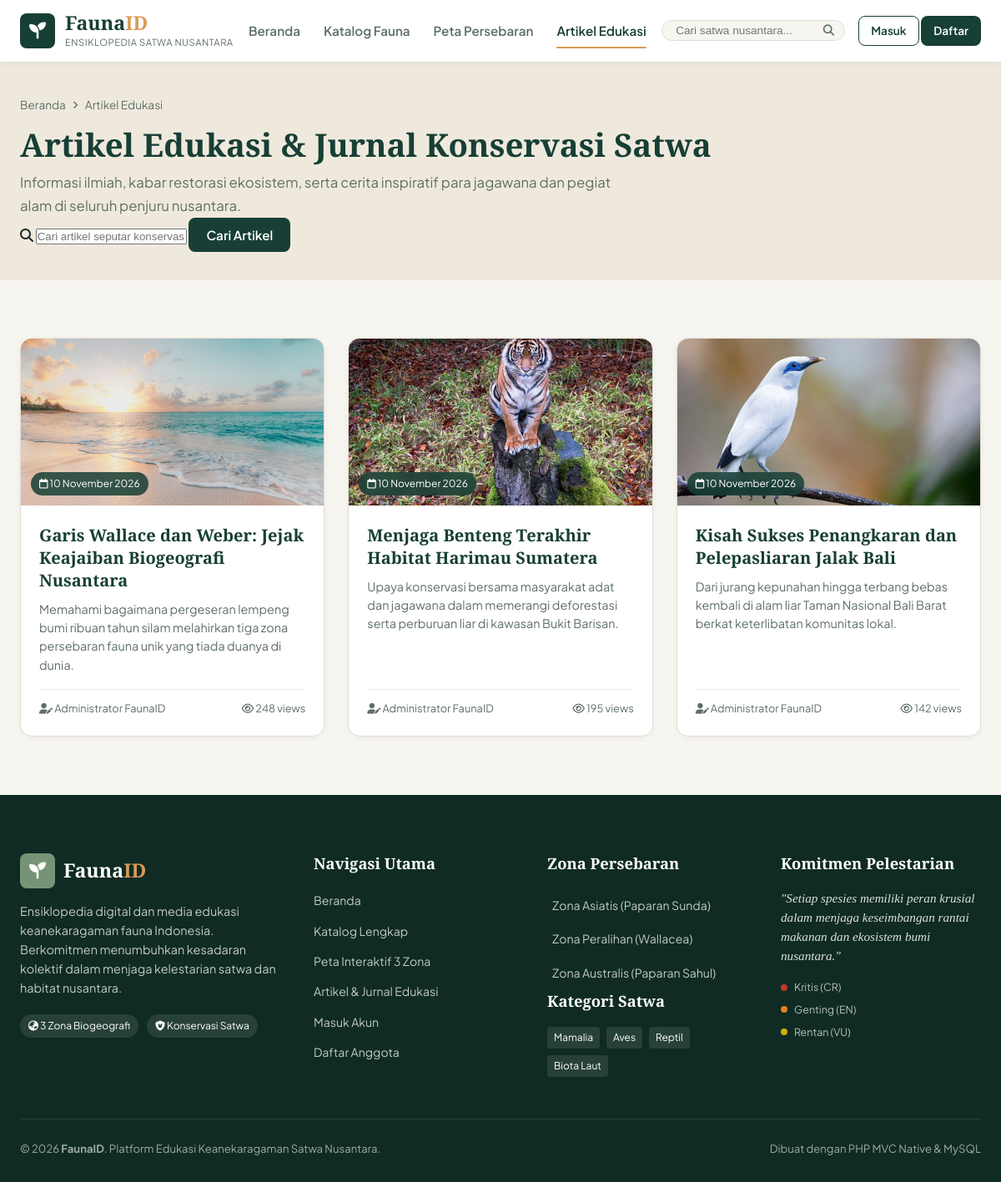
The page /articles on the database its author committed.
### tables this page shows
CREATE TABLE `articles` (
  `id` INT AUTO_INCREMENT PRIMARY KEY,
  `user_id` INT NOT NULL,
  `judul` VARCHAR(255) NOT NULL,
  `slug` VARCHAR(255) NOT NULL UNIQUE,
  `ringkasan` TEXT NULL,
  `konten` LONGTEXT NOT NULL,
  `thumbnail` VARCHAR(500) NULL,
  `status` ENUM('draft', 'published') NOT NULL DEFAULT 'published',
  `views` INT DEFAULT 0,
  `created_at` TIMESTAMP DEFAULT CURRENT_TIMESTAMP,
  `updated_at` TIMESTAMP DEFAULT CURRENT_TIMESTAMP ON UPDATE CURRENT_TIMESTAMP,
  CONSTRAINT `fk_articles_user` FOREIGN KEY (`user_id`) REFERENCES `users` (`id`) ON DELETE CASCADE
);

CREATE TABLE `users` (
  `id` INT AUTO_INCREMENT PRIMARY KEY,
  `nama` VARCHAR(100) NOT NULL,
  `email` VARCHAR(100) NOT NULL UNIQUE,
  `password` VARCHAR(255) NOT NULL,
  `role` ENUM('admin', 'user') NOT NULL DEFAULT 'user',
  `foto_profil` VARCHAR(255) NULL,
  `created_at` TIMESTAMP DEFAULT CURRENT_TIMESTAMP,
  `updated_at` TIMESTAMP DEFAULT CURRENT_TIMESTAMP ON UPDATE CURRENT_TIMESTAMP
);

### app/core/Controller.php (called while the page is built, shortened)
<?php
class Controller {
    protected function view(string $view, array $data = []): void {
        extract($data);
        $viewPath = APP_PATH . '/views/' . str_replace('.', '/', $view) . '.php';
        require_once $viewPath;
    }
    protected function model(string $model): Model {
        $modelPath = APP_PATH . '/models/' . $model . '.php';
        return new $model();
    }
}

### app/controllers/ArticleController.php (called while the page is built, shortened)
<?php
require_once APP_PATH . '/core/Controller.php';
class ArticleController extends Controller {
    public function index(): void {
        $articleModel = $this->model('ArticleModel');
        $search = trim($_GET['q'] ?? '');
        $page = max(1, (int)($_GET['page'] ?? 1));
        $perPage = 6;
        $totalItems = $articleModel->countAll('published', $search);
        $totalPages = max(1, ceil($totalItems / $perPage));
        $offset = ($page - 1) * $perPage;
        $articles = $articleModel->getAll('published', $perPage, $offset, $search);
        $data = [
            'title' => 'Artikel & Berita Edukasi Konservasi — FaunaID',
            'articles' => $articles,
            'search' => $search,
            'pagination' => [
                'currentPage' => $page,
                'totalPages'  => $totalPages,
                'totalItems'  => $totalItems,
                'perPage'     => $perPage
            ]
        ];
        $this->view('articles.index', $data);
    }
}

### public/index.php (called while the page is built, shortened)
<?php
require_once dirname(__DIR__) . '/app/config/Database.php';
require_once dirname(__DIR__) . '/app/core/Helper.php';
$app = new App();

### app/core/Helper.php (called while the page is built, shortened)
<?php
if (!function_exists('url')) {
    function url(string $path = ''): string {
        $path = ltrim($path, '/');
        return empty($path) ? BASE_URL : BASE_URL . '/' . $path;
    }
}
if (!function_exists('uploadUrl')) {
    function uploadUrl(?string $filename, string $fallback = 'fauna_1_tiger_sumatra_1.jpg'): string {
        $localPath = PUBLIC_PATH . DIRECTORY_SEPARATOR . 'uploads' . DIRECTORY_SEPARATOR . $filename;
        if (file_exists($localPath)) {
            return BASE_URL . '/uploads/' . $filename;
        }
        return $fallback;
    }
}
if (!function_exists('e')) {
    function e(?string $str): string {
        return htmlspecialchars((string)$str, ENT_QUOTES, 'UTF-8');
    }
}
if (!function_exists('formatDateIndo')) {
    function formatDateIndo(?string $datetime): string {
        $timestamp = strtotime($datetime);
        $bulan = [
            1 => 'Januari', 'Februari', 'Maret', 'April', 'Mei', 'Juni',
            'Juli', 'Agustus', 'September', 'Oktober', 'November', 'Desember'
        ];
        $tgl = date('j', $timestamp);
        $bln = $bulan[(int)date('n', $timestamp)];
        $thn = date('Y', $timestamp);
        return "{$tgl} {$bln} {$thn}";
    }
}
if (!function_exists('limitWords')) {
    function limitWords(string $text, int $limit = 25): string {
        $clean = strip_tags($text);
        $words = explode(' ', $clean);
        if (count($words) <= $limit) {
            return $clean;
        }
        return implode(' ', array_slice($words, 0, $limit)) . '...';
    }
}

### app/config/Database.php (called while the page is built, shortened)
<?php
class Database {
    private static ?PDO $instance = null;
    public static function getConnection(): PDO {
        $host = DB_HOST;
        $port = DB_PORT;
        $db   = DB_NAME;
        $user = DB_USER;
        $pass = DB_PASS;
        try {
            $dsn = "mysql:host={$host};port={$port};charset=utf8mb4";
            $options = [
                PDO::ATTR_ERRMODE => PDO::ERRMODE_EXCEPTION,
                PDO::ATTR_DEFAULT_FETCH_MODE => PDO::FETCH_ASSOC,
                PDO::ATTR_EMULATE_PREPARES => false,
                PDO::ATTR_TIMEOUT => 2
            ];
            $pdo = new PDO($dsn, $user, $pass, $options);
            $stmt = $pdo->query("SHOW DATABASES LIKE '{$db}'");
            $exists = $stmt->fetch();
            if (!$exists) {
                $pdo->exec("CREATE DATABASE IF NOT EXISTS `{$db}` CHARACTER SET utf8mb4 COLLATE utf8mb4_unicode_ci");
                $pdo->exec("USE `{$db}`");
                $schemaFile = ROOT_PATH . '/database/schema.sql';
                if (file_exists($schemaFile)) {
                    $sql = file_get_contents($schemaFile);
                    $pdo->exec($sql);
                }
            } else {
                $pdo->exec("USE `{$db}`");
            }
            self::$instance = $pdo;
            return self::$instance;
        } catch (PDOException $e) {
            $sqliteDir = ROOT_PATH . DIRECTORY_SEPARATOR . 'database';
            if (!is_dir($sqliteDir)) {
                mkdir($sqliteDir, 0777, true);
            }
            $sqlitePath = $sqliteDir . DIRECTORY_SEPARATOR . 'fauna_id.sqlite';
            $isNew = !file_exists($sqlitePath) || filesize($sqlitePath) === 0;
            try {
                $pdo = new PDO("sqlite:" . $sqlitePath, null, null, [
                    PDO::ATTR_ERRMODE => PDO::ERRMODE_EXCEPTION,
                    PDO::ATTR_DEFAULT_FETCH_MODE => PDO::FETCH_ASSOC
                ]);
                $pdo->exec("PRAGMA foreign_keys = ON;");
                self::$instance = $pdo;
                self::$driver = 'sqlite';
                if ($isNew) {
                    self::initSqliteDatabase($pdo);
                }
                return self::$instance;
            } catch (Exception $sqle) {
                die("Gagal menghubungkan ke Database: " . $sqle->getMessage());
            }
        }
    }
}

### app/core/Model.php (called while the page is built, shortened)
<?php
class Model {
    protected PDO $db;
    public function __construct() {
        $this->db = Database::getConnection();
    }
    protected function query(string $sql, array $params = []): PDOStatement {
        $stmt = $this->db->prepare($sql);
        $stmt->execute($params);
        return $stmt;
    }
    protected function fetchAll(string $sql, array $params = []): array {
        return $this->query($sql, $params)->fetchAll();
    }
}

### app/models/ArticleModel.php (called while the page is built, shortened)
<?php
require_once APP_PATH . '/core/Model.php';
class ArticleModel extends Model {
    public function getAll(string $status = 'published', int $limit = 0, int $offset = 0, string $search = ''): array {
        $where = ["1=1"];
        $params = [];
        if (!empty($status)) {
            $where[] = "a.status = ?";
            $params[] = $status;
        }
        $whereClause = implode(' AND ', $where);
        $sql = "SELECT a.*, u.nama AS author_name
                FROM articles a
                JOIN users u ON a.user_id = u.id
                WHERE {$whereClause}
                ORDER BY a.created_at DESC";
        if ($limit > 0) {
            $sql .= " LIMIT {$limit} OFFSET {$offset}";
        }
        return $this->fetchAll($sql, $params);
    }
}

### app/views/articles/index.php (the view, shortened to what this page needs)
<?php require_once APP_PATH . '/views/layouts/header.php'; ?>
<section class="page-header">
    <div class="container">
        <div class="breadcrumbs">
            <a href="<?= url('') ?>">Beranda</a> <i class="fa-solid fa-angle-right"></i>
            <span>Artikel Edukasi</span>
        </div>
        <h1 class="page-title">Artikel Edukasi & Jurnal Konservasi Satwa</h1>
        <p class="page-desc">
            Informasi ilmiah, kabar restorasi ekosistem, serta cerita inspiratif para jagawana dan pegiat alam di seluruh penjuru nusantara.
        </p>
        <form action="<?= url('articles') ?>" method="GET" class="article-search-bar mt-4">
            <i class="fa-solid fa-magnifying-glass"></i>
            <input type="text" name="q" value="<?= e($search) ?>" placeholder="Cari artikel seputar konservasi, habitat, satwa...">
            <button type="submit" class="btn btn-primary">Cari Artikel</button>
        </form>
    </div>
</section>
<section class="section articles-content-section">
    <div class="container">
        <?php if (empty($articles)): ?>
            <div class="empty-state-card">
                <i class="fa-solid fa-newspaper fa-3x"></i>
                <h3>Belum Ada Artikel yang Ditemukan</h3>
                <p>Silakan coba kata kunci lain atau periksa kembali ejaan pencarian Anda.</p>
                <a href="<?= url('articles') ?>" class="btn btn-outline-primary mt-3">Tampilkan Semua Artikel</a>
            </div>
        <?php else: ?>
            <div class="articles-grid">
                <?php foreach ($articles as $art): ?>
                    <article class="article-card">
                        <div class="article-thumb-wrap">
                            <img src="<?= uploadUrl($art['thumbnail']) ?>" alt="<?= e($art['judul']) ?>" loading="lazy">
                            <span class="article-date"><i class="fa-regular fa-calendar"></i> <?= formatDateIndo($art['created_at']) ?></span>
                        </div>
                        <div class="article-card-body">
                            <h2 class="article-card-title">
                                <a href="<?= url('articles/read/' . $art['slug']) ?>"><?= e($art['judul']) ?></a>
                            </h2>
                            <p class="article-card-excerpt"><?= e(limitWords($art['ringkasan'] ?? $art['konten'], 22)) ?></p>
                            <div class="article-card-footer">
                                <span class="article-author"><i class="fa-solid fa-user-pen"></i> <?= e($art['author_name']) ?></span>
                                <span class="article-views"><i class="fa-regular fa-eye"></i> <?= $art['views'] ?> views</span>
                            </div>
                        </div>
                    </article>
                <?php endforeach; ?>
            </div>
        <?php endif; ?>
    </div>
</section>
<?php require_once APP_PATH . '/views/layouts/footer.php'; ?>

### public/assets/css/style.css (style rules this page uses)
:root { --primary: #173F35; --primary-light: #24584b; --primary-dark: #0f2b24; --secondary: #759477; --secondary-light: #94af96; --accent: #D99B58; --accent-hover: #c48641; --bg-cream: #F7F5F0; --surface: #FFFFFF; --surface-hover: #FBF9F5; --text-main: #1C2826; --text-muted: #5e6f66; --text-light: #91a299; --border-color: #E2DDD5; --border-light: #EFECE6; --color-critical: #c0392b; --color-critical-bg: #fde8e7; --color-endangered: #e67e22; --color-endangered-bg: #fef1e6; --color-vulnerable: #d4ac0d; --color-vulnerable-bg: #fefde8; --color-least-concern: #27ae60; --color-least-concern-bg: #eafaf1; --font-heading: 'Playfair Display', Georgia, serif; --font-body: 'Plus Jakarta Sans', system-ui, -apple-system, BlinkMacSystemFont, 'Segoe UI', Roboto, sans-serif; --shadow-sm: 0 2px 8px rgba(23, 63, 53, 0.05); --shadow-md: 0 8px 24px rgba(23, 63, 53, 0.08); --shadow-lg: 0 16px 40px rgba(23, 63, 53, 0.12); --radius-sm: 8px; --radius-md: 14px; --radius-lg: 20px; --radius-full: 9999px; --transition: all 0.25s cubic-bezier(0.16, 1, 0.3, 1); }
*, *::before, *::after { box-sizing: border-box; margin: 0; padding: 0; }
html { scroll-behavior: smooth; font-size: 16px; }
body { font-family: var(--font-body); background-color: var(--bg-cream); color: var(--text-main); line-height: 1.65; -webkit-font-smoothing: antialiased; display: flex; flex-direction: column; min-height: 100vh; }
img { max-width: 100%; height: auto; display: block; }
a { color: var(--primary); text-decoration: none; transition: var(--transition); }
h1, h2, h3, h4, h5, h6 { font-family: var(--font-heading); color: var(--primary); font-weight: 700; line-height: 1.25; }
.container { width: 100%; max-width: 1240px; margin-left: auto; margin-right: auto; padding-left: 24px; padding-right: 24px; }
.btn { display: inline-flex; align-items: center; justify-content: center; gap: 8px; font-family: var(--font-body); font-size: 0.95rem; font-weight: 600; padding: 10px 20px; border-radius: var(--radius-sm); border: 1px solid transparent; cursor: pointer; transition: var(--transition); text-align: center; white-space: nowrap; }
.btn-primary { background-color: var(--primary); color: #FFFFFF; }
.section { padding: 70px 0; }
.articles-grid { display: grid; grid-template-columns: repeat(auto-fill, minmax(320px, 1fr)); gap: 28px; }
.article-card { background: #FFFFFF; border-radius: var(--radius-md); overflow: hidden; box-shadow: var(--shadow-sm); border: 1px solid var(--border-color); display: flex; flex-direction: column; transition: var(--transition); }
.article-thumb-wrap { position: relative; height: 200px; overflow: hidden; }
.article-thumb-wrap img { width: 100%; height: 100%; object-fit: cover; }
.article-date { position: absolute; bottom: 12px; left: 12px; background: rgba(23, 63, 53, 0.85); backdrop-filter: blur(4px); color: #FFFFFF; font-size: 0.75rem; padding: 4px 10px; border-radius: var(--radius-full); }
.article-card-body { padding: 22px; display: flex; flex-direction: column; flex: 1; }
.article-card-title { font-size: 1.25rem; margin-bottom: 10px; line-height: 1.35; }
.article-card-title a { color: var(--primary); }
.article-card-excerpt { font-size: 0.9rem; color: var(--text-muted); line-height: 1.55; margin-bottom: 18px; flex: 1; }
.article-card-footer { display: flex; justify-content: space-between; align-items: center; border-top: 1px solid var(--border-light); padding-top: 12px; font-size: 0.8rem; color: var(--text-muted); }
.page-header { padding: 40px 0 32px; background-color: #EFE9DD; border-bottom: 1px solid var(--border-color); }
.breadcrumbs { display: flex; align-items: center; gap: 8px; font-size: 0.85rem; color: var(--text-muted); margin-bottom: 12px; }
.breadcrumbs a { color: var(--text-muted); }
.breadcrumbs i { font-size: 0.7rem; }
.page-title { font-size: 2.4rem; margin-bottom: 8px; }
.page-desc { color: var(--text-muted); font-size: 1.05rem; max-width: 720px; }

### rows shown on the page
articles: thumbnail (picture), created_at "10 November 2026", judul "Garis Wallace dan Weber: Jejak Keajaiban Biogeografi Nusantara", ringkasan "Memahami bagaimana pergeseran lempeng bumi ribuan tahun silam melahirkan tiga zona persebaran fauna unik yang tiada duanya di dunia.", user.nama "Administrator FaunaID", views "248"
articles: thumbnail (picture), created_at "10 November 2026", judul "Menjaga Benteng Terakhir Habitat Harimau Sumatera", ringkasan "Upaya konservasi bersama masyarakat adat dan jagawana dalam memerangi deforestasi serta perburuan liar di kawasan Bukit Barisan.", user.nama "Administrator FaunaID", views "195"
articles: thumbnail (picture), created_at "10 November 2026", judul "Kisah Sukses Penangkaran dan Pelepasliaran Jalak Bali", ringkasan "Dari jurang kepunahan hingga terbang bebas kembali di alam liar Taman Nasional Bali Barat berkat keterlibatan komunitas lokal.", user.nama "Administrator FaunaID", views "142"
